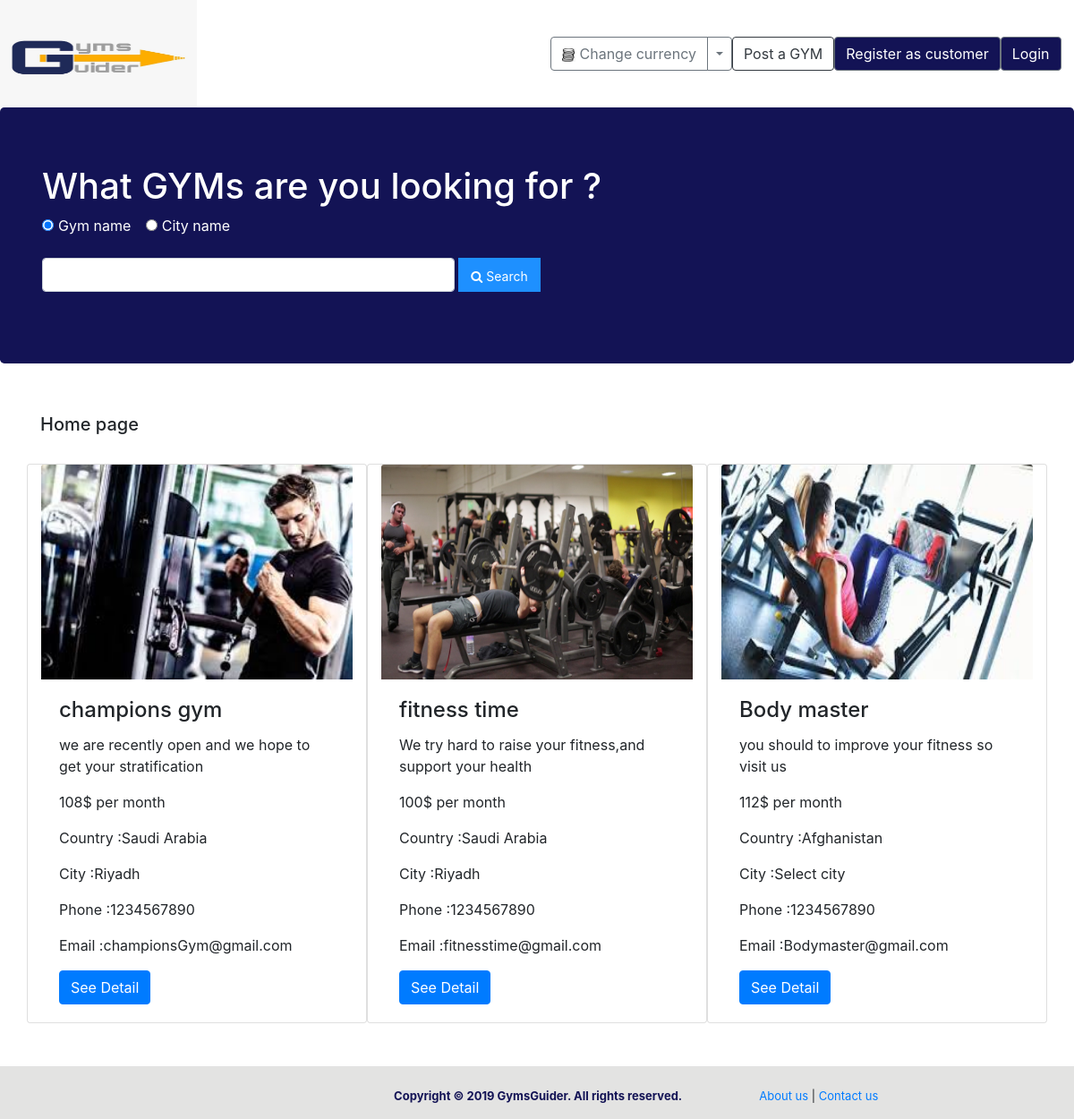
/v5/index.1.php, run on the app's committed database.
### tables this page shows
CREATE TABLE `gyms` (
  `id` int(11) NOT NULL,
  `name` varchar(300) NOT NULL,
  `description` varchar(500) NOT NULL,
  `price` float NOT NULL,
  `email` varchar(100) NOT NULL,
  `phone` varchar(10) NOT NULL,
  `country` varchar(100) NOT NULL,
  `city` varchar(100) NOT NULL,
  `district` varchar(100) NOT NULL,
  `gender` varchar(10) NOT NULL,
  `petfriendly` tinyint(4) NOT NULL,
  `latitude` float NOT NULL,
  `longitude` float NOT NULL,
  `owner` varchar(100) NOT NULL,
  `swimsuit` tinyint(4) NOT NULL,
  `changeroom` tinyint(4) NOT NULL,
  `wifi` tinyint(4) NOT NULL,
  `lockers` tinyint(4) NOT NULL,
  `carparking` tinyint(4) NOT NULL,
  `swimpool` tinyint(4) NOT NULL,
  `basketball` tinyint(4) NOT NULL,
  `saunapath` tinyint(4) NOT NULL,
  `football` tinyint(4) NOT NULL,
  `cardiomachine` tinyint(4) NOT NULL,
  `weightmachine` tinyint(4) NOT NULL,
  `classes` tinyint(4) NOT NULL,
  `tabletenis` tinyint(4) NOT NULL,
  `volleyball` tinyint(4) NOT NULL,
  `working_days` varchar(500) NOT NULL,
  `wstart_at` time NOT NULL,
  `wend_at` time NOT NULL,
  `special_days` varchar(500) NOT NULL,
  `sstart_at` time NOT NULL,
  `send_at` time NOT NULL,
  `isActive` tinyint(4) NOT NULL,
  `image` varchar(200) NOT NULL,
  `image2` varchar(200) NOT NULL DEFAULT 'noimage',
  `image3` varchar(200) NOT NULL DEFAULT 'noimage',
  `image4` varchar(200) NOT NULL DEFAULT 'noimage',
  `image5` varchar(200) NOT NULL DEFAULT 'noimage',
  `no_rates` int(11) NOT NULL DEFAULT '0',
  `rate` tinyint(4) NOT NULL,
  `c1` tinyint(4) NOT NULL,
  `c2` tinyint(4) NOT NULL,
  `c3` tinyint(4) NOT NULL,
  `c4` tinyint(4) NOT NULL,
  `c5` tinyint(4) NOT NULL,
  `c6` tinyint(4) NOT NULL,
  `c7` tinyint(4) NOT NULL,
  `c8` tinyint(4) NOT NULL
);

### v5/index.1.php (the view, shortened to what this page needs)
<?php
  include("config.php");
  $sql = "SELECT * FROM gyms WHERE isActive=1";
  $result = mysqli_query($db,$sql);
    ?>
<!DOCTYPE html>
<html lang="en">
<head>
  <link rel="stylesheet" href="https://maxcdn.bootstrapcdn.com/bootstrap/4.2.1/css/bootstrap.min.css">
  <link rel="stylesheet" href="https://cdnjs.cloudflare.com/ajax/libs/font-awesome/4.7.0/css/font-awesome.min.css">
</head>
<body>
<div class="header">
<div class="row">
 <div class="col-sm-3">
 <a href="index.php">
 <img id ="logo"
     src="img/gym.png"
     width="220"
     height="120"
     alt="GymsGuider Logo"
/></a>
</div>
<div class="col-sm-3">
</div>
 <div class="col-sm-6 d-flex align-items-center">
 <div class="btn-group">
      <button type="button" class="btn btn-outline-secondary">
          <img src="img/ChangeCurrency.jpg"
               width="15"
               height="15"
               alt ="change currency"/>
          Change currency</button>
      <button type="button" class="btn btn-outline-secondary dropdown-toggle dropdown-toggle-split" data-toggle="dropdown" aria-haspopup="false" aria-expanded="false">
      </button>
    </div>
 <a class="btn btn-outline-dark" href="postgym.php" role="button">Post a GYM</a>
 <a class="btn btn-secondary" href="register.php" role="button">Register as customer</a>
 <a class="btn btn-secondary" href="login.php" role="button">Login</a>
 </div>
</div>
</div>
<div class="jumbotron bg-dark">
  <div class="wrapper container">
    <h1 style="color:white">What GYMs are you looking for ?</h1>
    <form action="searchnew.php" method="post" style="color:white">
    <div class="form-check-inline">
  <label class="form-check-label">
    <input type="radio" class="form-check-input" name="searchby" value="byname" checked>Gym name
  </label>
</div>
<div class="form-check-inline">
  <label class="form-check-label">
    <input type="radio" class="form-check-input" name="searchby" value="bycity">City name
  </label>
</div>
<br>
<br>
<div class="form-group form-inline">
<input type="text"   pattern=".{3,}"   required title="3 characters minimum" class="form-control col-sm-5" id="qsearch" name="qsearch">&nbsp;
    <button type="submit" class="btnsearch"><i class="fa fa-search"></i> Search</button>
    </div>
</form>
  </div>
</div>
<div class="wrapper container">
<br>
  <h5> Home page </h5>
  <br>
  <div class="row">
  <?php while($row1 = mysqli_fetch_array($result)):;
        ?>
<div class="card col-sm-4" style="width:400px;">
  <img class="card-img-top" src="<?php echo "uploads/".$row1['image'];?>" alt="Card image" style="width:100%; height:240px;">
  <div class="card-body">
    <h4 class="card-title"><?php echo $row1['name'];?></h4>
    <p class="card-text"><?php echo $row1['description'];?></p>
    <p class="card-text"><?php echo $row1['price']."$ per month";?></p>
    <p class="card-text"><?php echo "Country :".$row1['country'];?></p>
    <p class="card-text"><?php echo "City :".$row1['city'];?></p>
    <p class="card-text"><?php echo "Phone :".$row1['phone'];?></p>
    <p class="card-text"><?php echo "Email :".$row1['email'];?></p>
    <a href="#" class="btn btn-primary">See Detail</a>
  </div>
</div>
<?php endwhile;?>
 </div>
</div>
<br><br>
<footer id="footer" class="page-footer">
    <br/>
    <div class="row">
    <span style=" position: relative; left: 37%; color:#131355 ; font-size: 13px"> <b> Copyright &copy 2019 GymsGuider. All rights reserved.</b></span>
    <p style=" position: relative; left: 44%; font-size: 13px;"> <a href="#"> About us</a> | <a href="#">Contact us</a> </p>
    <br/>
</div>
</footer>
</body>
</html>

### v5/index.1.php (style rules this page uses)
.btnsearch { background-color: DodgerBlue; border: none; color: white; padding: 10px 14px; font-size: 14px; cursor: pointer; height: 38px; }
.bg-dark,.btn-secondary { background-color: #131355!important; }
#footer { background-color: rgba(184,184,183,0.4); height:120; }

### data on the page
gyms: image (picture), name "champions gym", description "we are recently open and we hope to get your stratification", price "108", country "Saudi Arabia", city "Riyadh", phone "1234567890", email "championsGym@gmail.com"
gyms: image (picture), name "fitness time", description "We try hard to raise your fitness,and support your health", price "100", country "Saudi Arabia", city "Riyadh", phone "1234567890", email "fitnesstime@gmail.com"
gyms: image (picture), name "Body master", description "you should to improve your fitness so visit us", price "112", country "Afghanistan", city "Select city", phone "1234567890", email "Bodymaster@gmail.com"
